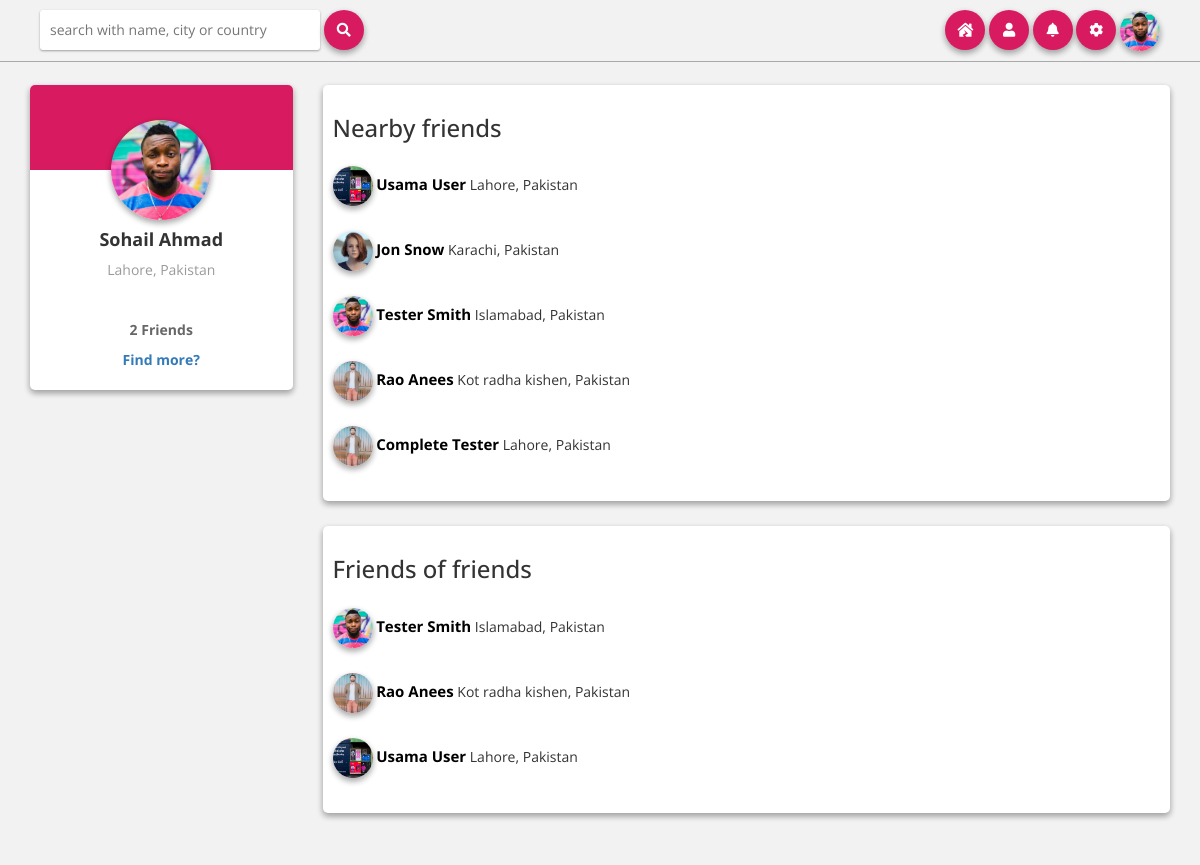
The page /user/friends-suggestions/ (signed in) on the database its author committed.
### authentication/models.py (models this page shows, shortened)
class User(AbstractBaseUser, PermissionsMixin):
    GENDER_CHOICES = [('male', 'Male'), ('female', 'Female')]
    id = models.UUIDField(primary_key=True, default=uuid.uuid4)
    email = models.CharField(max_length=128, verbose_name="Email", unique=True)
    password = models.CharField(max_length=12, verbose_name="Password")
    first_name = models.CharField(max_length=50)
    last_name = models.CharField(max_length=50)
    created_at = models.DateTimeField(auto_now_add=True)
    updated_at = models.DateTimeField(auto_now_add=True)
    date_of_birth = models.DateField(null=True, blank=True, default=None)
    image = models.ImageField(upload_to=custom_upload_url, null=True, blank=True, default='dps/profile.jpg')
    friends = models.ManyToManyField(to="self")
    city = models.CharField(null=True, blank=True, default='', max_length=150)
    country = models.CharField(null=True, blank=True, default='', max_length=150)
    is_active = models.BooleanField(default=True)
    is_staff = models.BooleanField(default=False)
    is_superuser = models.BooleanField(default=False)
    notifications = models.ManyToManyField('core.Notification')
    gender = models.CharField(choices=GENDER_CHOICES, max_length=6, default='male')
    USERNAME_FIELD = 'email'
    EMAIL_FIELD = 'email'
    REQUIRED_FIELDS = ('first_name', 'last_name', 'password')
    objects = UserManager()
    class Meta:
        verbose_name = "User"
        verbose_name_plural = "Users"
    @property
    def name(self):
        return "{} {}".format(self.first_name, self.last_name)

### core/views.py (the view)
# urls.py: path('friends-suggestions/', FriendsSuggestionView.as_view(), name='friends-suggestions'),
class FriendsSuggestionView(LoginRequiredMixin, TemplateView):
    template_name = 'friends-suggestion.html'
    def get_context_data(self, **kwargs):
        context = super(FriendsSuggestionView, self).get_context_data(**kwargs)
        user_friends_ids = self.request.user.friends.values_list('id', flat=True)
        context['nearby_friends'] = User.objects.filter(
            Q(city=self.request.user.city) | Q(country=self.request.user.country))\
            .distinct().exclude(id__in=user_friends_ids).exclude(id=self.request.user.id)
        ids = []
        for friend in self.request.user.friends.all():
            for id in friend.friends.all().values_list('id', flat=True):
                if id not in ids:
                    ids.append(id)
        context['friends_of_friends'] = User.objects.filter(id__in=ids).distinct().exclude(id=self.request.user.id)
        return context

### FYP/context_processors.py (called while the page is built)
def add_project_name(obj):
    return {"PROJECT_NAME": settings.PROJECT_NAME}

### templates/friends-suggestion.html (shortened to what this page needs)
{% extends 'skeleton/base.html' %}
{% load static %}
{% block body_id %}friendsSuggestion{% endblock %}
{% block page_styles %}
    <link rel="stylesheet" href="{% static 'css/friends-suggestions.css' %}">
    <link rel="stylesheet" href="{% static 'css/navbar.css' %}">
    <link rel="stylesheet" href="{% static 'css/post.css' %}">
    <link rel="stylesheet" href="{% static 'css/sidebar.css' %}">
{% endblock %}
{% block content %}
    {% include 'components/header.html' %}
    <div class="container main-section">
        <div class="row">
            <div class="col-md-3 profile-section-container">
                {% include 'components/profile.html' %}
            </div>
            <div class="col-md-9 main-suggestions">
                <div class="nearby-friends">
                    <h3>Nearby friends</h3>
                    {% for friend in nearby_friends %}
                        <div class="friend_suggestion">
                        <span class="left-side">
                            <img src="{{ friend.image.url }}" alt="{{ friend.name }}" class="circle-small">
                            <a href="{% url 'core:profile' friend.pk %}" class="profile-link">{{ friend.name }}</a>
                            <span class="location">{{ friend.city }}, {{ friend.country }}</span>
                        </span>
                        </div>
                    {% endfor %}
                </div>
            {% if friends_of_friends %}
                <div class="friends-of-friends">
                    <h3>Friends of friends</h3>
                    {% for friend in friends_of_friends %}
                        <div class="friend_suggestion">
                        <span class="left-side">
                            <img src="{{ friend.image.url }}" alt="{{ friend.name }}" class="circle-small">
                            <a href="{% url 'core:profile' friend.pk %}" class="profile-link">{{ friend.name }}</a>
                            <span class="location">{{ friend.city }}, {{ friend.country }}</span>
                        </span>
                        </div>
                    {% endfor %}
                </div>
            {% endif %}
            </div>
        </div>
    </div>
{% endblock %}

### templates/components/header.html (shortened to what this page needs)
{% load static %}
<div class="velyria-navbar-container">
    <div class="nav-left-content">
        <form method="post" action="{% url 'core:search-results' %}">
            <input type="text" placeholder="search with name, city or country" id="search-Field" name="query">
            <button class="circle-small pink"><i class="fas fa-search"></i></button>
        </form>
    </div>
    <div class="nav-right-content">
        <button class="circle-small pink"><a href="{% url 'core:dashboard' %}"><i class="fas fa-house-damage"></i></a>
        </button>
        <button class="circle-small pink"><a href="{% url 'core:profile' user.pk %}"><i class="fas fa-user"></i></a>
        </button>
        <span class="dropdown">
      <button class="circle-small pink" id="notification-button" data-toggle="dropdown" aria-haspopup="true"
              aria-expanded="true"><i class="fas fa-bell"></i></button>
    </span>
        <span class="dropdown">
    <button class="circle-small pink dropdown-toggle" data-toggle="dropdown" id="settings-button" aria-haspopup="true"
            aria-expanded="false"><i class="fas fa-cog"></i></button>
    </span>
        <img src="{{ user.image.url }}" class="circle-small" alt="profile">
    </div>
</div>

### templates/components/profile.html (shortened to what this page needs)
{% load static %}
<div class="dashboard-profile">
    <div class="profile-foreground">
        <img src="{{ MEDIA_URL }}{{ user.image.url }}" class="circle-large" alt="profile">
        <h4 class="profile-name">{{ user.name }}</h4>
        <p class="profile-location">{{ user.city }}, {{ user.country }}</p>
        <p class="profile-friends">{{ user.friends.count }} Friends</p>
        <a class="profile-link" href="{% url 'core:friends-suggestions' %}">Find more?</a>
    </div>
</div>

### static/css/main.css (style rules this page uses)
html { color: #222; font-size: 1em; line-height: 1.4; height: 100%; }
audio, canvas, iframe, img, svg, video { vertical-align: middle; }
body { height: 100%; margin: 0; padding: 0; font-family: 'Open Sans', sans-serif; }
.circle-small { width: 40px; height: 40px; border-radius: 40px; line-height: 20px; border: none; box-shadow: 0 3px 6px rgba(0,0,0,0.16), 0 3px 6px rgba(0,0,0,0.23); outline: none; }
.pink { background-color: rgba(216, 27, 96, 1); color: white; }
.pink a { color: white; text-decoration: none; }
.circle-large { width: 100px; height: 100px; border-radius: 50px; box-shadow: 0 3px 6px rgba(0,0,0,0.16), 0 3px 6px rgba(0,0,0,0.23); }

### static/css/friends-suggestions.css (style rules this page uses)
#friendsSuggestion { background-color: rgba(0, 0, 0, 0.05); }
#friendsSuggestion .main-section { margin-top: 70px; position: relative; }
#friendsSuggestion .main-section .main-suggestions { margin-top: 15px; }
#friendsSuggestion .main-section .main-suggestions .nearby-friends, #friendsSuggestion .main-section .main-suggestions .friends-of-friends { border-radius: 5px; box-shadow: 0 3px 6px rgba(0, 0, 0, 0.16), 0 3px 6px rgba(0, 0, 0, 0.23); margin-bottom: 25px; padding: 10px; background-color: white; }
#friendsSuggestion .main-section .main-suggestions .nearby-friends h3, #friendsSuggestion .main-section .main-suggestions .friends-of-friends h3 { margin-bottom: 20px; }
#friendsSuggestion .main-section .main-suggestions .nearby-friends .friend_suggestion, #friendsSuggestion .main-section .main-suggestions .friends-of-friends .friend_suggestion { margin: 25px 0; }
#friendsSuggestion .main-section .main-suggestions .nearby-friends .profile-link, #friendsSuggestion .main-section .main-suggestions .friends-of-friends .profile-link { color: black; font-size: 15px; font-weight: bold; text-decoration: none; }

### static/css/navbar.css (style rules this page uses)
.velyria-navbar-container { border-bottom: 1px solid rgba(0, 0, 0, 0.3); padding: 10px 40px; position: fixed; width: 100%; display: block; z-index: 100; top: 0; left: 0; background-color: #F2F2F2; }
.velyria-navbar-container .nav-left-content #search-Field { width: 25%; border: none; outline: none; border-radius: 3px; padding: 10px; box-shadow: 0 1px 3px rgba(0, 0, 0, 0.12), 0 1px 2px rgba(0, 0, 0, 0.24); }
.velyria-navbar-container .nav-right-content { float: right; margin-top: -40px; }

### static/css/sidebar.css (style rules this page uses)
.profile-section-container { padding: 15px; }
.profile-section-container .dashboard-profile { background: white; border-radius: 5px; padding-bottom: 20px; position: relative; overflow: hidden; box-shadow: 0 3px 6px rgba(0, 0, 0, 0.16), 0 3px 6px rgba(0, 0, 0, 0.23); }
.profile-section-container .dashboard-profile .profile-foreground { text-align: center; margin-top: -50px; }
.profile-section-container .dashboard-profile .profile-foreground .profile-name { font-weight: bold; }
.profile-section-container .dashboard-profile .profile-foreground .profile-link { font-weight: bold; cursor: pointer; }
.profile-section-container .dashboard-profile .profile-foreground .profile-friends { color: rgba(0, 0, 0, 0.6); font-weight: bold; margin-top: 40px; }
.profile-section-container .dashboard-profile .profile-foreground .profile-location { color: rgba(0, 0, 0, 0.4); }

### rows shown on the page
User: image (picture), name "Sohail Ahmad", city "Lahore", country "Pakistan", friends.count "2"
User: image (picture), name "Usama User", city "Lahore", country "Pakistan"
User: image (picture), name "Jon Snow", city "Karachi", country "Pakistan"
User: image (picture), name "Tester Smith", city "Islamabad", country "Pakistan"
User: image (picture), name "Rao Anees", city "Kot radha kishen", country "Pakistan"
User: image (picture), name "Complete Tester", city "Lahore", country "Pakistan"
